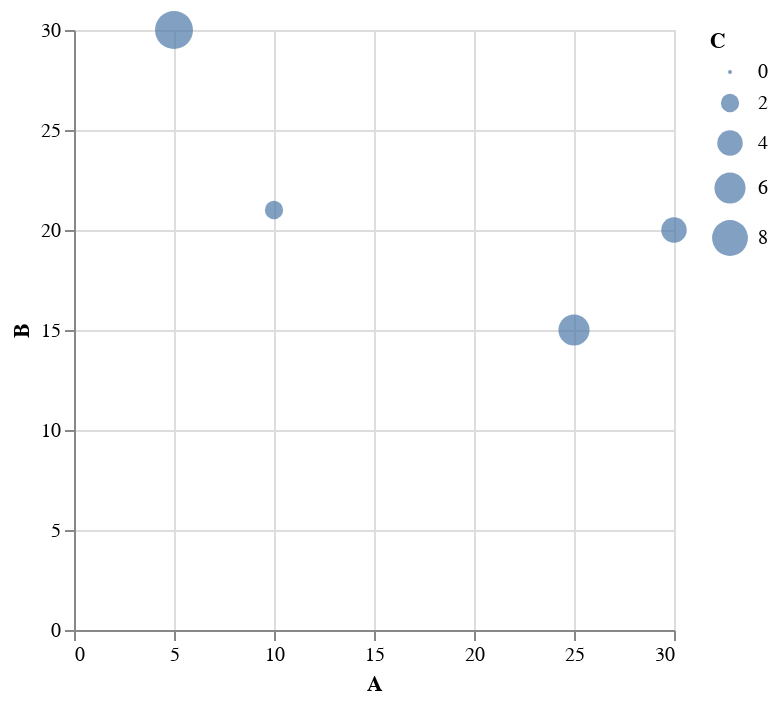

Vega-Lite specification for this chart:
### Vega-Lite specification from a JSON file in a GitHub repository (floating-point values rounded to 4 significant figures)
{"$schema": "https://vega.github.io/schema/vega-lite/v6.json", "data": {"values": [{"A": 10, "B": 21, "C": 2}, {"A": 30, "B": 20, "C": 4}, {"A": 25, "B": 15, "C": 6}, {"A": 5, "B": 30, "C": 9}]}, "mark": "circle", "encoding": {"x": {"field": "A", "type": "quantitative"}, "y": {"field": "B", "type": "quantitative"}, "size": {"field": "C", "type": "quantitative"}}}
